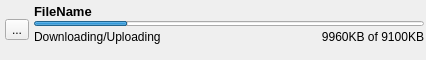
<?xml version="1.0" encoding="UTF-8"?>
<ui version="4.0">
 <class>list_item_widget</class>
 <widget class="QWidget" name="list_item_widget">
  <property name="geometry">
   <rect>
    <x>0</x>
    <y>0</y>
    <width>426</width>
    <height>60</height>
   </rect>
  </property>
  <property name="minimumSize">
   <size>
    <width>50</width>
    <height>60</height>
   </size>
  </property>
  <property name="windowTitle">
   <string>Form</string>
  </property>
  <layout class="QGridLayout" name="gridLayout">
   <property name="leftMargin">
    <number>5</number>
   </property>
   <property name="topMargin">
    <number>4</number>
   </property>
   <property name="rightMargin">
    <number>2</number>
   </property>
   <property name="bottomMargin">
    <number>4</number>
   </property>
   <property name="horizontalSpacing">
    <number>5</number>
   </property>
   <property name="verticalSpacing">
    <number>2</number>
   </property>
   <item row="0" column="0" rowspan="5">
    <widget class="QToolButton" name="toolButton">
     <property name="enabled">
      <bool>true</bool>
     </property>
     <property name="minimumSize">
      <size>
       <width>0</width>
       <height>0</height>
      </size>
     </property>
     <property name="autoFillBackground">
      <bool>false</bool>
     </property>
     <property name="text">
      <string>...</string>
     </property>
     <property name="icon">
      <iconset>
       <normaloff>../resources/images/icons8-clouds-48.png</normaloff>../resources/images/icons8-clouds-48.png</iconset>
     </property>
     <property name="iconSize">
      <size>
       <width>30</width>
       <height>40</height>
      </size>
     </property>
    </widget>
   </item>
   <item row="0" column="1">
    <widget class="QLabel" name="ls_label_file_name">
     <property name="maximumSize">
      <size>
       <width>270</width>
       <height>16777215</height>
      </size>
     </property>
     <property name="font">
      <font>
       <pointsize>10</pointsize>
       <weight>75</weight>
       <bold>true</bold>
      </font>
     </property>
     <property name="text">
      <string>FileName</string>
     </property>
     <property name="textFormat">
      <enum>Qt::PlainText</enum>
     </property>
    </widget>
   </item>
   <item row="0" column="2">
    <widget class="QLabel" name="ls_label_timestamp">
     <property name="minimumSize">
      <size>
       <width>70</width>
       <height>0</height>
      </size>
     </property>
     <property name="maximumSize">
      <size>
       <width>70</width>
       <height>16777215</height>
      </size>
     </property>
     <property name="font">
      <font>
       <pointsize>8</pointsize>
       <weight>50</weight>
      </font>
     </property>
     <property name="styleSheet">
      <string notr="true">color: rgba(128, 128, 128, 200);</string>
     </property>
     <property name="text">
      <string></string>
     </property>
     <property name="alignment">
      <set>Qt::AlignRight|Qt::AlignVCenter</set>
     </property>
     <property name="textFormat">
      <enum>Qt::PlainText</enum>
     </property>
    </widget>
   </item>
   <item row="2" column="2" rowspan="2">
    <widget class="QLabel" name="ls_label_2">
     <property name="sizePolicy">
      <sizepolicy hsizetype="Preferred" vsizetype="Preferred">
       <horstretch>0</horstretch>
       <verstretch>0</verstretch>
      </sizepolicy>
     </property>
     <property name="maximumSize">
      <size>
       <width>170</width>
       <height>16777215</height>
      </size>
     </property>
     <property name="text">
      <string>9960KB of 9100KB</string>
     </property>
     <property name="alignment">
      <set>Qt::AlignRight|Qt::AlignTrailing|Qt::AlignVCenter</set>
     </property>
     <property name="textFormat">
      <enum>Qt::PlainText</enum>
     </property>
     <property name="wordWrap">
      <bool>false</bool>
     </property>
    </widget>
   </item>
   <item row="2" column="1" rowspan="2">
    <widget class="QLabel" name="ls_label_1">
     <property name="sizePolicy">
      <sizepolicy hsizetype="Expanding" vsizetype="Preferred">
       <horstretch>0</horstretch>
       <verstretch>0</verstretch>
      </sizepolicy>
     </property>
     <property name="maximumSize">
      <size>
       <width>290</width>
       <height>16777215</height>
      </size>
     </property>
     <property name="text">
      <string>Downloading/Uploading </string>
     </property>
    </widget>
   </item>
   <item row="1" column="1" colspan="2">
    <widget class="QProgressBar" name="ls_progressBar">
     <property name="maximumSize">
      <size>
       <width>16777215</width>
       <height>5</height>
      </size>
     </property>
     <property name="value">
      <number>24</number>
     </property>
     <property name="textVisible">
      <bool>false</bool>
     </property>
    </widget>
   </item>
  </layout>
 </widget>
 <resources/>
 <connections/>
</ui>
